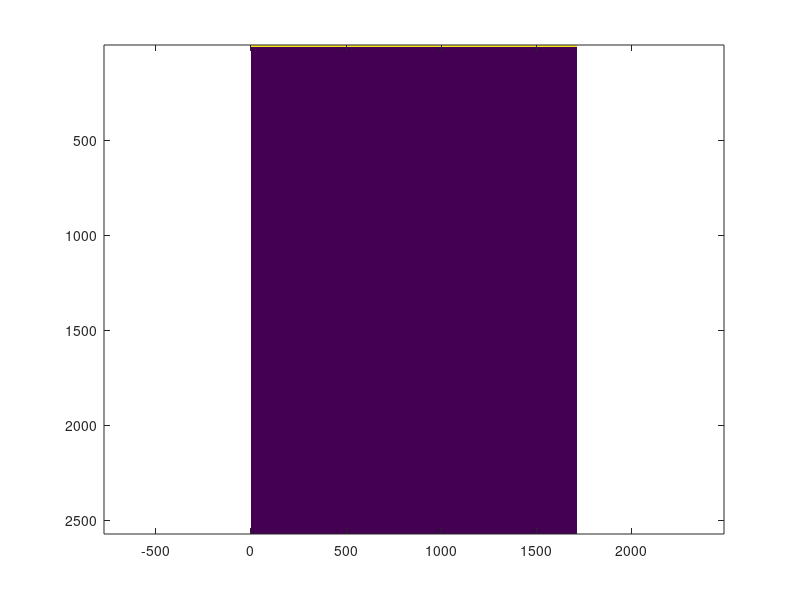

Here is the MATLAB script that generated this plot: (Note: this script raises an error after producing the figure.)
%%%%%%%%%%%%%%%%%%%%%%%%%%%%%%%%%%%%%%%%%%%%%%%%%%%%%%%%%%%%%
% GIANMARCO PINTON
% WRITTEN: 2018-06-21
% LAST MODIFIED: 2021-03-01
% Launch Fullwave 2 code, easy matlab wrapper
%%%%%%%%%%%%%%%%%%%%%%%%%%%%%%%%%%%%%%%%%%%%%%%%%%%%%%%%%%%%%
addpath /celerina/gfp/mfs/dumbmat/
%nohup matlab -nodisplay -nosplash < fullwave2_launcher_lavarello.m > output.txt &
%%% Basic variables %%%%%%%%%%%%%%%%%%%%%%%%%%%%%%%%%%%%%%%%%
c0 = 1540;         % speed of sound (m/s)
omega0 = 2*pi*5.5e6; % center radian frequency of transmitted wave
wX = 4e-2;         % width of simulation field (m)
wY = 6e-2;         % depth of simulation field (m)
duration = wY*2.3/c0;  % duration of simulation (s)
p0 = 1e5; % pressure in Pa
%%% Advanced variables %%%%%%%%%%%%%%%%%%%%%%%%%%%%%%%%%%%%%%
ppw = 12;           % number of points per spatial wavelength
cfl = 0.4;         % Courant-Friedrichs-Levi condition
%%% Grid size calculations %%%%%%%%%%%%%%%%%%%%%%%%%%%%%%%%%%
lambda = c0/omega0*2*pi;
nX = round(wX/lambda*ppw);  % number of lateral elements
nY = round(wY/lambda*ppw);  % number of depth elements
nT = round(duration*c0/lambda*ppw/cfl);
dX = c0/omega0*2*pi/ppw
dY= c0/omega0*2*pi/ppw
dT = dX/c0*cfl;

ncycles = 2; % number of cycles in pulse
dur = 2; % exponential drop-off of envelope
%%% Generate input coordinates %%%%%%%%%%%%%%%%%%%%%%%%%%%
inmap = zeros(nX,nY); 
inmap(:,1:8)=ones(nX,8);
imagesc(inmap'), axis equal, axis tight
incoords = mapToCoords(inmap); % note zero indexing for compiled code
plot(incoords(:,1),incoords(:,2),'.')
%%% Generate initial conditions based on input coordinates %%%%%%
ncycles = 2; % number of cycles in pulse
dur = 2; % exponential drop-off of envelope
fcen=[round(nX/2) round(nY/1.3)]; % center of focus
t = (0:nT-1)/nT*duration-ncycles/omega0*2*pi;
icvec = exp(-(1.05*t*omega0/(ncycles*pi)).^(2*dur)).*sin(t*omega0)*p0;
plot(icvec)
icmat=repmat(icvec,size(incoords,1)/8,1);
for k=2:8
  t=t-dX/c0; icvec = exp(-(1.05*t*omega0/(ncycles*pi)).^(2*dur)).*sin(t*omega0)*p0;
  icmat=[icmat' repmat(icvec,size(incoords,1)/8,1)']';
end
imagesc(icmat)

foc=round(3e-2/dX);
fcen=[round(nX/2) foc]; % center of focus

cmap = ones(nX,nY)*1540;   % speed of sound map (m/s)
cmap(fcen(1)-1:fcen(1)+1,fcen(2)-1:fcen(2)+1)=0.5*c0; % scatterer
imagesc(cmap'), axis equal, axis tight

t = (0:nT-1)/nT*duration-ncycles/omega0*2*pi;
icvec = exp(-(1.05*t*omega0/(ncycles*pi)).^(2*dur)).*sin(t*omega0)*p0;
[icmat dd] = focusCoords(fcen(1),fcen(2),incoords(1:size(incoords,1)/8,:),icvec,cfl);
for k=2:8
  t=t-dX/c0; icvec = exp(-(1.05*t*omega0/(ncycles*pi)).^(2*dur)).*sin(t*omega0)*p0;
  icmat=[icmat' focusCoords(fcen(1),fcen(2),incoords((k-1)*size(incoords,1)/8+1:(k)*size(incoords,1)/8,:),icvec,cfl)']';
end
imagesc(icmat)


%%% Generate output coordinates %%%%%%%%%%%%%%%%%%%%%%%%%%
modX=3; modY=3;
outcoords = coordsMatrix(nX,nY,modX,modY);
plot(outcoords(:,1),outcoords(:,2),'.')
%%% Generate field maps %%%%%%%%%%%%%%%%%%%%%%%%%%%%%%%%%%
cmap = ones(nX,nY)*1540;   % speed of sound map (m/s)
rhomap = ones(nX,nY)*1000; % density map (kg/m^3)
Amap = ones(nX,nY)*0.5;    % attenuation map (dB/MHz/cm)
betamap = ones(nX,nY)*0.0;    % nonlinearity map 
imagesc(cmap'), axis equal, axis tight

rhos=rand(nX,nY); rhos(find(rhos>0.05))=0; rhos=rhos/0.05;
imagesc((1:nX)*dX,(1:nY)*dY,rhomap'), axis equal, axis tight
xlabel('m'), ylabel('m'), cbar=colorbar; title(cbar,'kg/m^3')
saveFig(gcf,'rhomap')
imagesc((1:nX)*dX,(1:nY)*dY,Amap'), axis equal, axis tight
xlabel('m'), ylabel('m'), cbar=colorbar; title(cbar,'dB/MHz/cm')
saveFig(gcf,'Amap1') 

%%% write files  %%%%%%%%%%%%%%%%%%%%%%%%%%%%%%%%%%%%%%%%%%%%%%%%%%%%%%%%%
prep_fullwave2_try6_nln_relaxing4(c0,omega0,wX,wY,duration,p0,ppw,cfl,cmap,rhomap-rhos*50,Amap,betamap,incoords,outcoords,icmat)
tic
eval('!./fullwave2_try6_nln_relaxing')
toc

pause(60)
%%%%%%%%%%%%%%%%%%%%%%%%%%%%%%%%%%%%%%%%%%%%%%%%%%%%%%%%%%%%%%%%%%%
ncoordsout=size(outcoords,1)
nX2=length(1:modX:nX); nY2=length(1:modY:nY);
nRun=sizeOfFile('genout.dat')/4/ncoordsout

nRun=sizeOfFile('genout.dat')/4/ncoordsout
while(nRun<nT-3)
  pause(60)
  nRun=sizeOfFile('genout.dat')/4/ncoordsout
end

genout = readGenoutSlice(['genout.dat'],0:nRun-1,size(outcoords,1));
p = reshape(genout,size(genout,1),nY2,nX2);
imagesc(squeeze(p(end,:,:))), colorbar

tx1.pxducer=squeeze(p(:,ceil(9/modX),:));
tx1.dT=dT;
tx1.dX=dX*modX;
tx1.cmap=cmap;
tx1.Amap=Amap;
tx1.rhomap=rhomap;
tx1.betamap=betamap;
tx1.rhos=rhos;

for i=1:20:size(p,1)
  imagesc(powcompress(squeeze(p(i,:,:)),1/3)), title(num2str(i)), drawnow
end

%%%%%%%%%%%%%%%%%%%%%%%%%%%%%%%%%%%%%%%%%%%%%%%%%%%%%%%%%%%%%%%%%%%
%% now with attenuation %%
[idx]=circleIdx([nX nY],fcen,1.5e-2/dX/2);
Amap(idx)=1;
rho(idx)=rhos(idx)/10;
imagesc((1:nX)*dX,(1:nY)*dY,Amap'), axis equal, axis tight
xlabel('m'), ylabel('m'), cbar=colorbar; title(cbar,'dB/MHz/cm')
saveFig(gcf,'Amap2') 
%%% write files  %%%%%%%%%%%%%%%%%%%%%%%%%%%%%%%%%%%%%%%%%%%%%%%%%%%%%%%%%
prep_fullwave2_try6_nln_relaxing4(c0,omega0,wX,wY,duration,p0,ppw,cfl,cmap,rhomap-rhos*50,Amap,betamap,incoords,outcoords,icmat)
tic
eval('!./fullwave2_try6_nln_relaxing & ')
toc

pause(60)

%%%%%%%%%%%%%%%%%%%%%%%%%%%%%%%%%%%%%%%%%%%%%%%%%%%%%%%%%%%%%%%%%%%
ncoordsout=size(outcoords,1)
nX2=length(1:modX:nX); nY2=length(1:modY:nY);
nRun=sizeOfFile('genout.dat')/4/ncoordsout


nRun=sizeOfFile('genout.dat')/4/ncoordsout
while(nRun<nT-3)
  pause(60)
  nRun=sizeOfFile('genout.dat')/4/ncoordsout
end


genout = readGenoutSlice(['genout.dat'],0:nRun-1,size(outcoords,1));
p = reshape(genout,size(genout,1),nY2,nX2);
imagesc(squeeze(p(end,:,:))), colorbar

tx2.pxducer=squeeze(p(:,ceil(9/modX),:));
tx2.dT=dT;
tx2.dX=dX*modX;
tx2.cmap=cmap;
tx2.Amap=Amap;
tx2.rhomap=rhomap;
tx2.betamap=betamap;
tx2.rhos=rhos;

for i=1:20:size(p,1)
  imagesc(powcompress(squeeze(p(i,:,:)),1/3)), title(num2str(i)), drawnow
end


save fullwave_attenuation_lesion2.mat tx1 tx2

imagesc(powcompress(tx1.pxducer,1/4))
saveFig(gcf,'pxducer1') 
imagesc(powcompress(tx1.pxducer,1/4))
saveFig(gcf,'pxducer2') 






if(0)


%%%%%%%%%%%%%%%%%%%%%%%%%%%%%%%%%%%%%%%%%%%%%%%%%%
%% Let's add a surface %%%%%%%%%%%%%%%%%%%%%%%%%%
cmap(:,round(nY/2):end)=0.95*c0; % surface
imagesc(cmap')

prep_fullwave2_try6_nln_relaxing4(c0,omega0,wX,wY,duration,p0,ppw,cfl,cmap,rhomap,Amap,betamap,incoords,outcoords,icmat)
tic
eval('!./fullwave2_try6_nln_relaxing')
toc
ncoordsout=size(outcoords,1)
nX2=length(1:modX:nX); nY2=length(1:modY:nY);
nRun=sizeOfFile('genout.dat')/4/ncoordsout
genout = readGenoutSlice(['genout.dat'],0:nRun-1,size(outcoords,1));
p = reshape(genout,size(genout,1),nY2,nX2);
imagesc(squeeze(p(end,:,:))), colorbar

for i=1:20:size(p,1)
  imagesc(squeeze(p(i,:,:)), [-1 1]*p0), title(num2str(i)), drawnow
end
%% use powcompress to view small amplitude fields %%
for i=1:20:size(p,1)
  imagesc(powcompress(squeeze(p(i,:,:)),1/3)), title(num2str(i)), drawnow
end
%%%%%%%%%%%%%%%%%%%%%%%%%%%%%%%%%%%%%%%%%%%%%%%%%%%%%%%%%%%%%%%%%%%%%
%% Let's add the scatterer back in and let's focus to the scatterer%%
foc=round(nY/1.3);
fcen=[round(nX/2) foc]; % center of focus

cmap = ones(nX,nY)*1540;   % speed of sound map (m/s)
cmap(fcen(1)-1:fcen(1)+1,fcen(2)-1:fcen(2)+1)=0.5*c0; % scatterer
imagesc(cmap'), axis equal, axis tight

t = (0:nT-1)/nT*duration-ncycles/omega0*2*pi;
icvec = exp(-(1.05*t*omega0/(ncycles*pi)).^(2*dur)).*sin(t*omega0)*p0;
[icmat dd] = focusCoords(fcen(1),fcen(2),incoords(1:size(incoords,1)/8,:),icvec,cfl);
for k=2:8
  t=t-dX/c0; icvec = exp(-(1.05*t*omega0/(ncycles*pi)).^(2*dur)).*sin(t*omega0)*p0;
  icmat=[icmat' focusCoords(fcen(1),fcen(2),incoords((k-1)*size(incoords,1)/8+1:(k)*size(incoords,1)/8,:),icvec,cfl)']';
end
imagesc(icmat)

prep_fullwave2_try6_nln_relaxing4(c0,omega0,wX,wY,duration,p0,ppw,cfl,cmap,rhomap,Amap,betamap,incoords,outcoords,icmat)
tic
eval('!./fullwave2_try6_nln_relaxing')
toc
ncoordsout=size(outcoords,1)
nX2=length(1:modX:nX); nY2=length(1:modY:nY);
nRun=sizeOfFile('genout.dat')/4/ncoordsout
genout = readGenoutSlice(['genout.dat'],0:nRun-1,size(outcoords,1));
p = reshape(genout,size(genout,1),nY2,nX2);
imagesc(squeeze(p(end,:,:))), colorbar

for i=1:20:size(p,1)
  imagesc(squeeze(p(i,:,:)), [-1 1]*p0), title(num2str(i)), drawnow
end
%% use powcompress to view small amplitude fields %%
for i=1:20:size(p,1)
  imagesc(powcompress(squeeze(p(i,:,:)),1/3)), title(num2str(i)), drawnow
end
%%%%%%%%%%%%%%%%%%%%%%%%%%%%%%%%%%%%%%%%%%%%%%%%%%%%%%%%%%%%%%%%%%%%%
%% Let's add another scatterer off axis and let's focus to the scatterer%%
foc=round(nY/1.3);
fcen=[round(nX/4) foc]; % center of focus

cmap = ones(nX,nY)*1540;   % speed of sound map (m/s)
cmap(fcen(1)-1:fcen(1)+1,fcen(2)-1:fcen(2)+1)=0.5*c0; % scatterer
imagesc(cmap'), axis equal, axis tight

t = (0:nT-1)/nT*duration-ncycles/omega0*2*pi;
icvec = exp(-(1.05*t*omega0/(ncycles*pi)).^(2*dur)).*sin(t*omega0)*p0;
[icmat dd] = focusCoords(fcen(1),fcen(2),incoords(1:size(incoords,1)/8,:),icvec,cfl);
for k=2:8
  t=t-dX/c0; icvec = exp(-(1.05*t*omega0/(ncycles*pi)).^(2*dur)).*sin(t*omega0)*p0;
  icmat=[icmat' focusCoords(fcen(1),fcen(2),incoords((k-1)*size(incoords,1)/8+1:(k)*size(incoords,1)/8,:),icvec,cfl)']';
end
imagesc(icmat)

prep_fullwave2_try6_nln_relaxing4(c0,omega0,wX,wY,duration,p0,ppw,cfl,cmap,rhomap,Amap,betamap,incoords,outcoords,icmat)
tic
eval('!./fullwave2_try6_nln_relaxing')
toc
ncoordsout=size(outcoords,1)
nX2=length(1:modX:nX); nY2=length(1:modY:nY);
nRun=sizeOfFile('genout.dat')/4/ncoordsout
genout = readGenoutSlice(['genout.dat'],0:nRun-1,size(outcoords,1));
p = reshape(genout,size(genout,1),nY2,nX2);
imagesc(squeeze(p(end,:,:))), colorbar

for i=1:20:size(p,1)
  imagesc(squeeze(p(i,:,:)), [-1 1]*p0), title(num2str(i)), drawnow
end
%% use powcompress to view small amplitude fields %%
for i=1:20:size(p,1)
  imagesc(powcompress(squeeze(p(i,:,:)),1/3)), title(num2str(i)), drawnow
end
%%%%%%%%%%%%%%%%%%%%%%%%%%%%%%%%%%%%%%%%%%%%%%%%%%%%%%%%%%%%%%%%%%%%%%%%%
%% Let's add many scatterers %%%%%%%%%%%%%%%%%%%%%%%%%%%%%%%%%%%%%%%%%%%%
foc=round(nY/1.3);
fcen=[round(nX/2) foc]; % center of focus

cmap = ones(nX,nY)*1540;   % speed of sound map (m/s)
rhomap = ones(nX,nY)*1000;
rhos=rand(nX,nY); rhos(find(rhos>0.05))=0; rhos=rhos/0.05;
rhomap=rhomap-rhos*50;
imagesc(rhomap'), axis equal, axis tight

t = (0:nT-1)/nT*duration-ncycles/omega0*2*pi;
icvec = exp(-(1.05*t*omega0/(ncycles*pi)).^(2*dur)).*sin(t*omega0)*p0;
[icmat dd] = focusCoords(fcen(1),fcen(2),incoords(1:size(incoords,1)/8,:),icvec,cfl);
for k=2:8
  t=t-dX/c0; icvec = exp(-(1.05*t*omega0/(ncycles*pi)).^(2*dur)).*sin(t*omega0)*p0;
  icmat=[icmat' focusCoords(fcen(1),fcen(2),incoords((k-1)*size(incoords,1)/8+1:(k)*size(incoords,1)/8,:),icvec,cfl)']';
end
imagesc(icmat)

prep_fullwave2_try6_nln_relaxing4(c0,omega0,wX,wY,duration,p0,ppw,cfl,cmap,rhomap,Amap,betamap,incoords,outcoords,icmat)
tic
eval('!./fullwave2_try6_nln_relaxing')
toc
ncoordsout=size(outcoords,1)
nX2=length(1:modX:nX); nY2=length(1:modY:nY);
nRun=sizeOfFile('genout.dat')/4/ncoordsout
genout = readGenoutSlice(['genout.dat'],0:nRun-1,size(outcoords,1));
p = reshape(genout,size(genout,1),nY2,nX2);
imagesc(squeeze(p(end,:,:))), colorbar

%% use powcompress to view small amplitude fields %%
for i=1:20:size(p,1)
  imagesc(powcompress(squeeze(p(i,:,:)),1/3)), title(num2str(i)), drawnow
end


end
